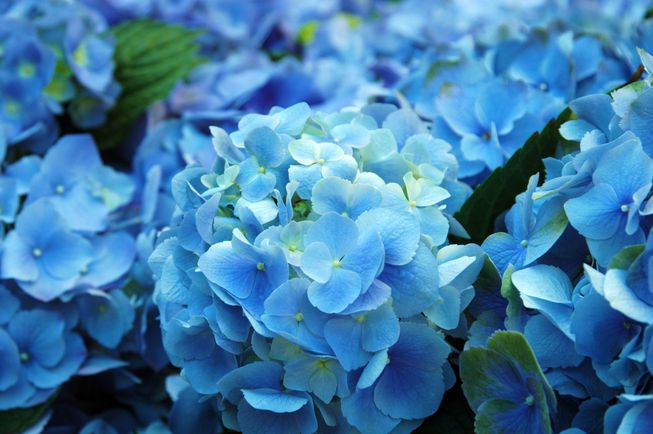
#> input picture 28793985-find-dominant-color-in-image/1.jpg, 653 x 434 px
$ python find_dominant_color_in_image.py
#> lines starting #> are read from the running program, lines starting #| are printed output that depends on the picture
import cv2, numpy as np
from sklearn.cluster import KMeans

def visualize_colors(cluster, centroids):
    # Get the number of different clusters, create histogram, and normalize
    labels = np.arange(0, len(np.unique(cluster.labels_)) + 1)
    (hist, _) = np.histogram(cluster.labels_, bins = labels)
    hist = hist.astype("float")
    hist /= hist.sum()

    # Create frequency rect and iterate through each cluster's color and percentage
    rect = np.zeros((50, 300, 3), dtype=np.uint8)
    colors = sorted([(percent, color) for (percent, color) in zip(hist, centroids)])
    start = 0
    for (percent, color) in colors:
        print(color, "{:0.2f}%".format(percent * 100))
        end = start + (percent * 300)
        cv2.rectangle(rect, (int(start), 0), (int(end), 50), \
                      color.astype("uint8").tolist(), -1)
        start = end
    return rect

# Load image and convert to a list of pixels
image = cv2.imread('1.jpg')
#> image is the input picture: shape (434, 653, 3); mean B, G, R 166.5, 124.7, 64.7
image = cv2.cvtColor(image, cv2.COLOR_BGR2RGB)
reshape = image.reshape((image.shape[0] * image.shape[1], 3))

# Find and display most dominant colors
cluster = KMeans(n_clusters=5).fit(reshape)
visualize = visualize_colors(cluster, cluster.cluster_centers_)
#> after the loop in visualize_colors, `for (percent, color) in colors:`:
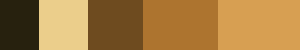
#> rect: shape (50, 300, 3); mean of channels 0, 1, 2 64.4, 124.1, 165.6; drawn as B, G, R
visualize = cv2.cvtColor(visualize, cv2.COLOR_RGB2BGR)
cv2.imshow('visualize', visualize)
cv2.waitKey()
